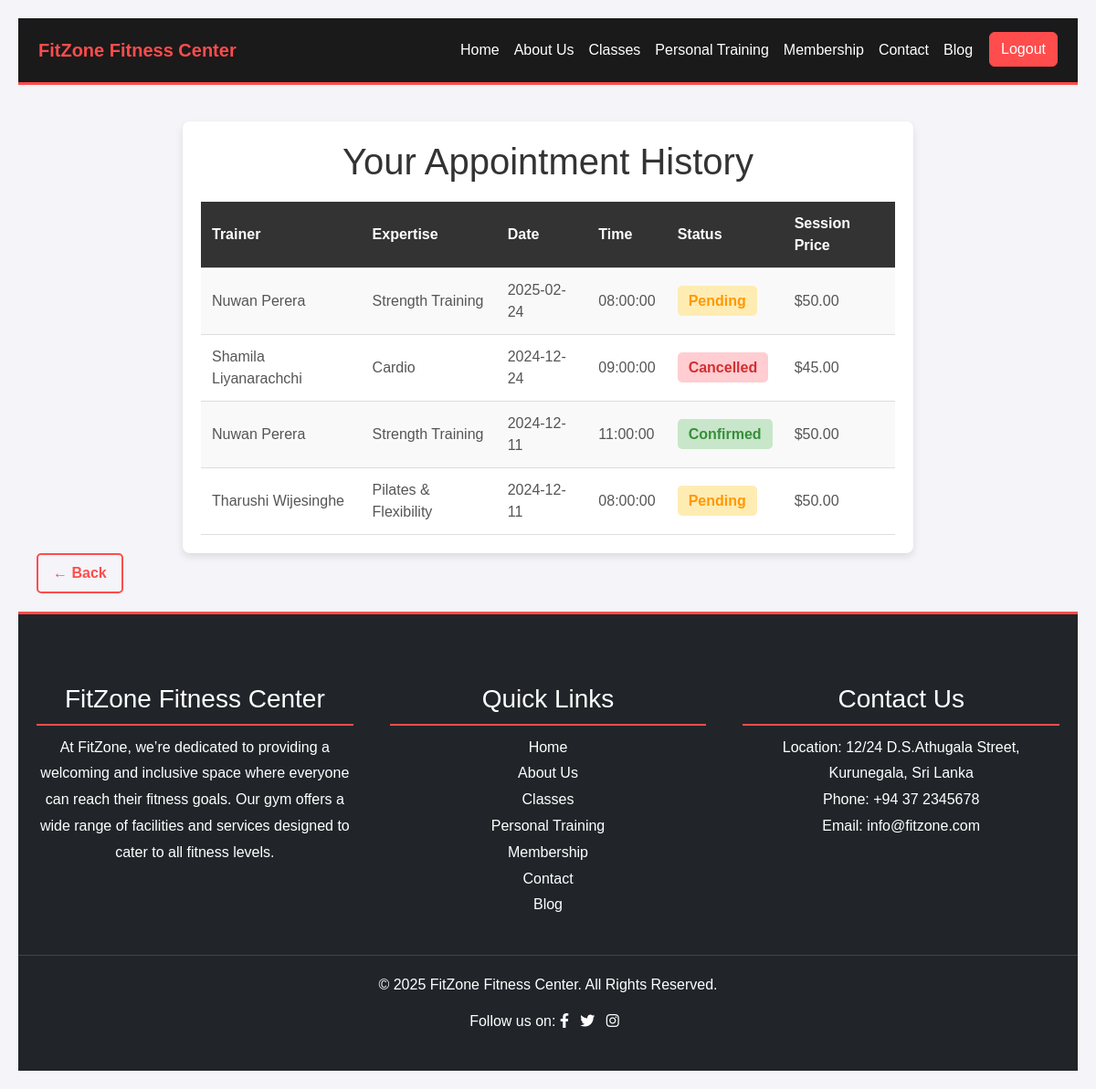
/fitzone/appointment_history.php (signed in), run on the app's committed database.
### tables this page shows
CREATE TABLE `appointments` (
  `appointment_id` int(11) NOT NULL,
  `customer_id` int(11) NOT NULL,
  `trainer_id` int(11) NOT NULL,
  `appointment_date` date NOT NULL,
  `appointment_time` time NOT NULL,
  `status` enum('Pending','Confirmed','Cancelled') DEFAULT 'Pending',
  `created_at` timestamp NOT NULL DEFAULT current_timestamp()
);

CREATE TABLE `trainers` (
  `id` int(11) NOT NULL,
  `name` varchar(100) NOT NULL,
  `expertise` text NOT NULL,
  `bio` text DEFAULT NULL,
  `availability` varchar(255) DEFAULT NULL,
  `photo_path` varchar(255) DEFAULT NULL,
  `session_price` decimal(10,2) DEFAULT NULL
);

### fitzone/appointment_history.php (the view, shortened to what this page needs)
<?php
include 'assists/header.php';
include 'database_connection.php';
$customer_id = $_SESSION['customer_id'];
$query = "
    SELECT a.appointment_date, a.appointment_time, a.status,
           t.name AS trainer_name, t.expertise, t.session_price
    FROM appointments a
    JOIN trainers t ON a.trainer_id = t.id
    WHERE a.customer_id = ?
    ORDER BY a.appointment_date DESC, a.appointment_time DESC
";
$stmt = $conn->prepare($query);
$stmt->bind_param("i", $customer_id);
$stmt->execute();
$result = $stmt->get_result();
?>
<section class="appointment-history">
<h1>Your Appointment History</h1>
    <table>
        <tr>
            <th>Trainer</th>
            <th>Expertise</th>
            <th>Date</th>
            <th>Time</th>
            <th>Status</th>
            <th>Session Price</th>
        </tr>
        <?php while ($row = $result->fetch_assoc()): ?>
            <tr>
                <td><?= htmlspecialchars($row['trainer_name']) ?></td>
                <td><?= htmlspecialchars($row['expertise']) ?></td>
                <td><?= htmlspecialchars($row['appointment_date']) ?></td>
                <td><?= htmlspecialchars($row['appointment_time']) ?></td>
                <td>
                    <span class="status <?= htmlspecialchars($row['status']) ?>">
                        <?= htmlspecialchars($row['status']) ?>
                    </span>
                </td>
                <td>$<?= htmlspecialchars(number_format($row['session_price'], 2)) ?></td>
            </tr>
        <?php endwhile; ?>
    </table>
</section>
<a href="javascript:history.back()" class="back-button">← Back</a>
<?php include('assists/footer.php'); ?>

### fitzone/appointment_history.php (style rules this page uses)
body { font-family: Arial, sans-serif; background-color: #f4f4f9; margin: 0; padding: 20px; }
.appointment-history { max-width: 800px; margin: 0 auto; margin-top: 40px; background-color: #fff; padding: 20px; box-shadow: 0 4px 8px rgba(0, 0, 0, 0.1); border-radius: 8px; }
h1 { color: #333; text-align: center; }
table { width: 100%; border-collapse: collapse; margin-top: 20px; }
th, td { padding: 12px; text-align: left; border-bottom: 1px solid #ddd; }
th { background-color: #333; color: #fff; font-weight: bold; }
tr:nth-child(even) { background-color: #f9f9f9; }
td { color: #555; }
.status { font-weight: bold; padding: 8px 12px; border-radius: 5px; text-align: center; }
.status.Pending { background-color: #ffecb3; color: #ff9800; }
.status.Confirmed { background-color: #c8e6c9; color: #388e3c; }
.status.Cancelled { background-color: #ffcdd2; color: #d32f2f; }
.back-button { display: inline-block; margin-bottom: 20px; margin-left: 20px; color: #ff4c4c; text-decoration: none; font-weight: bold; font-size: 1rem; padding: 8px 16px; border: 2px solid #ff4c4c; border-radius: 5px; transition: background 0.3s, color 0.3s; }

### data on the page
appointments: trainer.name "Nuwan Perera", trainer.expertise "Strength Training", appointment_date "2025-02-24", appointment_time "08:00:00", status "Pending", trainer.session_price "50.00"
appointments: trainer.name "Shamila Liyanarachchi", trainer.expertise "Cardio", appointment_date "2024-12-24", appointment_time "09:00:00", status "Cancelled", trainer.session_price "45.00"
appointments: trainer.name "Nuwan Perera", trainer.expertise "Strength Training", appointment_date "2024-12-11", appointment_time "11:00:00", status "Confirmed", trainer.session_price "50.00"
appointments: trainer.name "Tharushi Wijesinghe", trainer.expertise "Pilates & Flexibility", appointment_date "2024-12-11", appointment_time "08:00:00", status "Pending", trainer.session_price "50.00"
